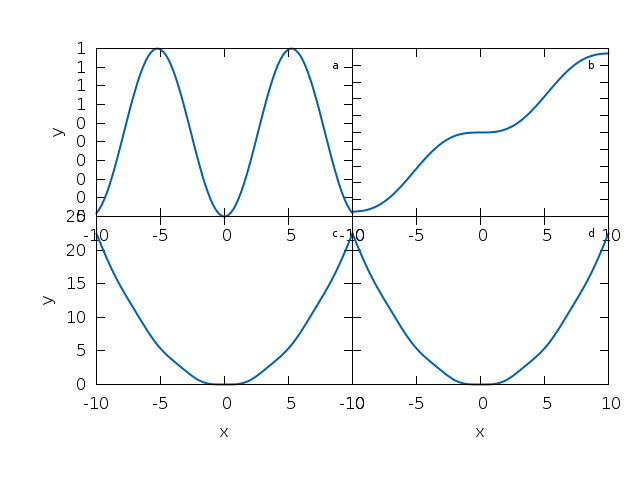

The script that saved this image:
#!/usr/bin/gnuplot
#
# Demonstration of a common use scenario of the multiplot environment.
#
# AUTHOR: Hagen Wierstorf
#

reset

# wxt terminal
set terminal pngcairo enhanced

set output "Multiplot.png"

# color definitions
set style line  1 lc rgb '#0060ad' pt 5 ps 0.2 lt 1 lw 2    # blue

unset key

# Enable the use of macros
set macros

# Functions (1/0 means not defined)
a = 0.9

w=0.3
wa=0.5
wb=0.8
wc=1
Xo=0

f(x,w)  = a*sin(w*x)**2
v(x,w)  = a*(x/2 - sin(2*w*x)/(4*w))
x(x,w)  = a*((x**2)/(4) + (cos(2*a*x)-1)/(8*a**2 ) ) + Xo
x1(x,w) = a*((x**2)/(4) + (cos(2*a*x)-1)/(8*a**2 ) ) + Xo

# MACROS
# x- and ytics for each row resp. column
NOXTICS = "set xtics  autofreq; \
          unset xlabel"
XTICS = "set xtics  autofreq;\
          set xlabel 'x'"
NOYTICS = "set format y ''; unset ylabel"
YTICS = "set format y '%.0f'; set ylabel 'y'"
# Margins for each row resp. column
TMARGIN = "set tmargin at screen 0.90; set bmargin at screen 0.55"
BMARGIN = "set tmargin at screen 0.55; set bmargin at screen 0.20"
LMARGIN = "set lmargin at screen 0.15; set rmargin at screen 0.55"
RMARGIN = "set lmargin at screen 0.55; set rmargin at screen 0.95"
# Placement of the a,b,c,d labels in the graphs
POS = "at graph 0.92,0.9 font ',8'"

### Start multiplot (2x2 layout)
set multiplot layout 2,2 rowsfirst
# --- GRAPH a
@TMARGIN; @LMARGIN
@NOXTICS; @YTICS
set label 1 'a' @POS
plot f(x,w) with lines ls 1
# --- GRAPH b
@TMARGIN; @RMARGIN
@NOXTICS; @NOYTICS
set label 1 'b' @POS
plot v(x,w) with lines ls 1
# --- GRAPH c
@BMARGIN; @LMARGIN
@XTICS; @YTICS
set label 1 'c' @POS
plot x(x,w) with lines ls 1
# --- GRAPH d
@BMARGIN; @RMARGIN
@XTICS; @NOYTICS
set label 1 'd' @POS
plot x1(x,w) with lines ls 1
unset multiplot
### End multiplot
